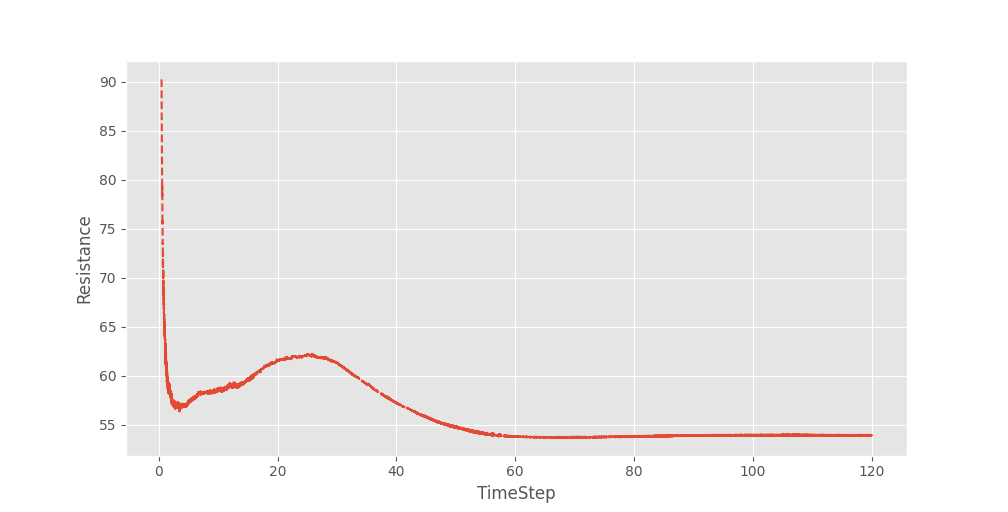

Python code for this plot:
import matplotlib.pyplot as plt
import matplotlib.animation as animation
from matplotlib import style


style.use('ggplot')
fig = plt.figure()
ax1 = fig.add_subplot(1,1,1)

def animate(i):
	f = open( 'postProcessing/forces/0/force.dat' , "r" )
	g = f.readlines()
	del g[ :50 ]
	
	x  = []
	y0 = []
	# y1 = []
	for lines in g :
		reading = lines.split()
		x.append(float(reading[0]))
		y0.append(-float(reading[1])*2)

	# for i in x: y1.append( sum(y0[-100:]) / len(y0[-100:]) )
	
	# print( sum(y0[-100:]) / len(y0[-100:]) )



	ax1.clear()
	plt.xlabel("TimeStep")
	plt.ylabel("Resistance")
	ax1.plot(x, y0, linestyle = 'dashed')
	# ax1.plot(x, y1, linestyle = 'dashed')



ani = animation.FuncAnimation(fig, animate, interval = 10000) 
plt.show()
